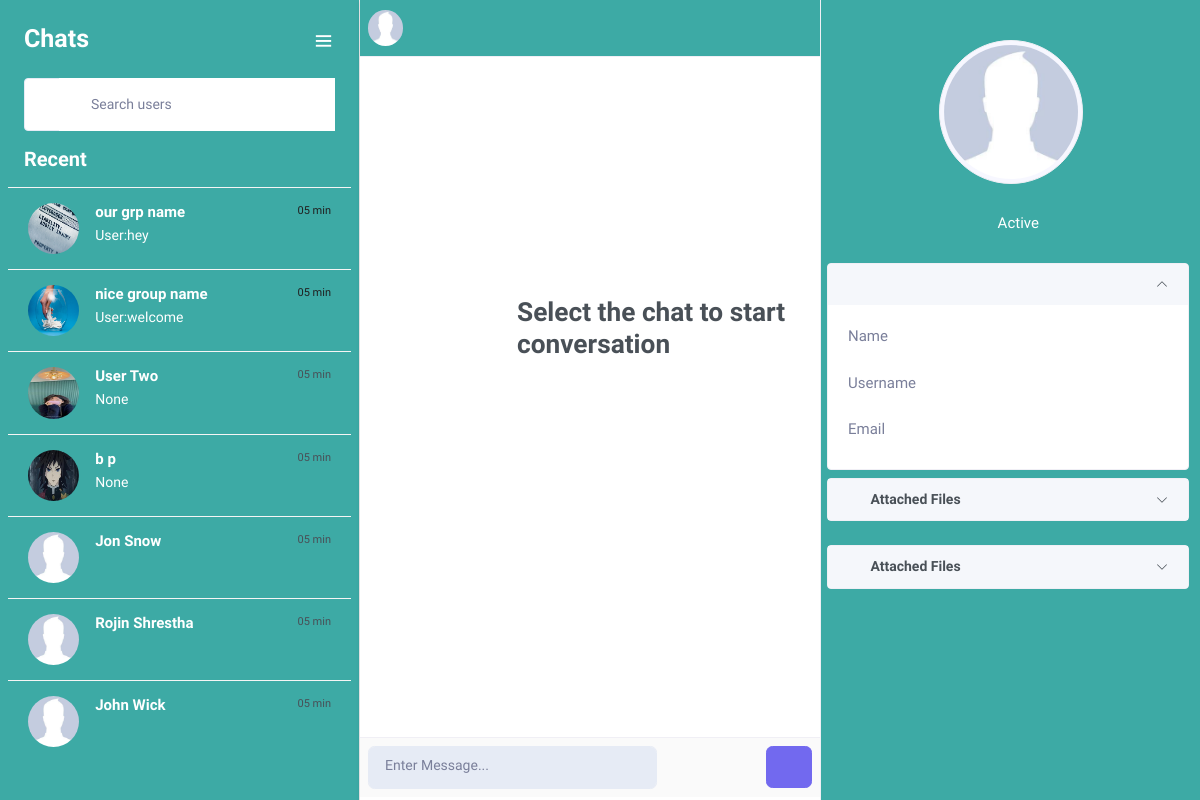
Before: /chat/ (signed in) with the older database file.
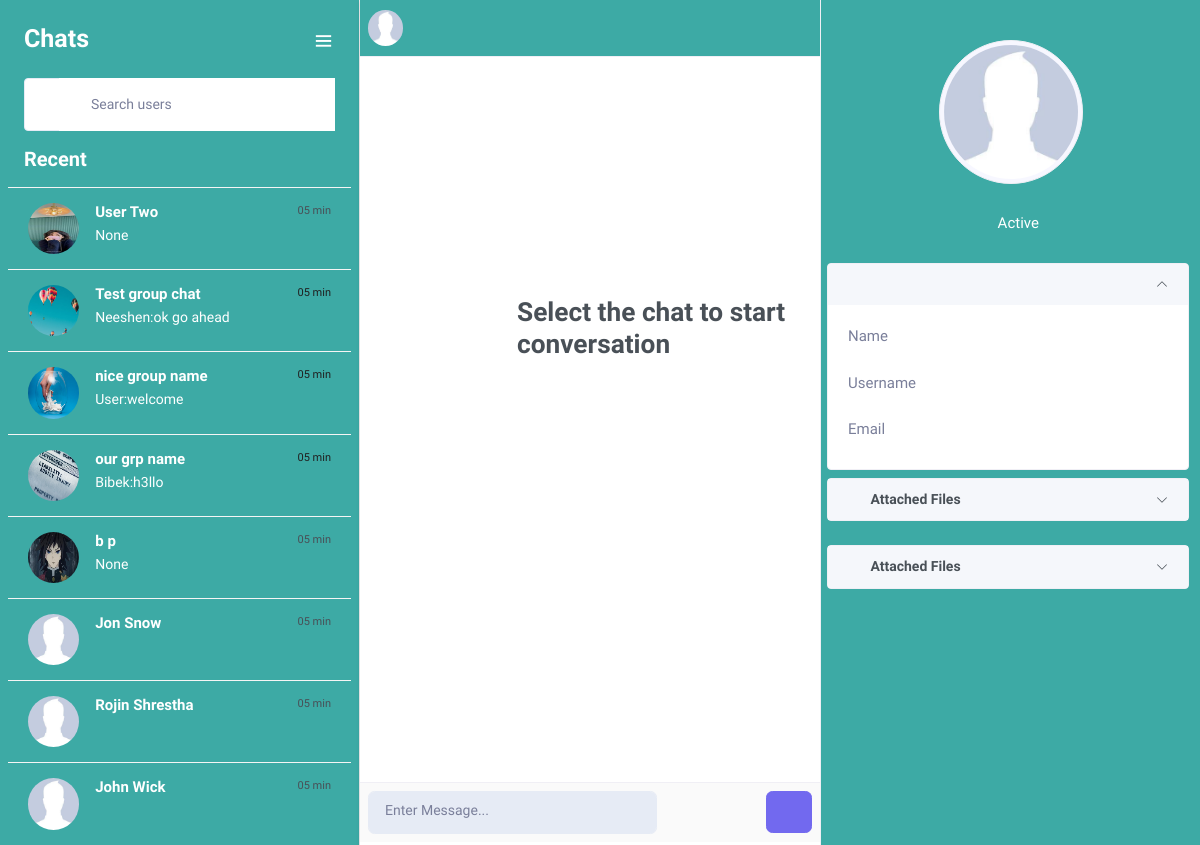
After: the same page with the newer database file.
### core/models.py (models this page shows, shortened)
class GroupChatThread(Group):
    group_name = models.CharField(max_length=100,null=True)
    admin = models.ForeignKey(settings.AUTH_USER_MODEL,null=True, on_delete=models.SET_NULL, related_name ='grpadmin')
    image = models.ImageField(default='group_photos/nouser.jpg',upload_to='group_photos')
    group_description = models.TextField(blank=True, help_text="description of the group")
    created_at = models.DateTimeField(auto_now_add=True,auto_now=False)
    updated_at = models.DateTimeField(auto_now=True)
    @property
    def latest_msg(self):
        try:
            msg = self.gc_message.all().last().content
            msg_sender = self.gc_message.all().last().sender.first_name
            return msg_sender+":"+msg
        except:
            msg = "No messages have been exchanged yet."
            return msg

class GroupChatMessage(models.Model):
    gc_thread = models.ForeignKey(GroupChatThread,on_delete=models.CASCADE,related_name='gc_message')
    sender = models.ForeignKey(settings.AUTH_USER_MODEL,on_delete=models.CASCADE,related_name='grp_sender')
    timestamp = models.DateTimeField(auto_now_add=True)
    message_type = models.CharField(max_length=50, blank=True, null= True, default='text')
    content = models.TextField(unique=False,blank=False)
    objects = GroupChatMessageManager()

class PrivateChatThread(models.Model):
    first_user = models.ForeignKey(settings.AUTH_USER_MODEL, on_delete=models.CASCADE, null=True, blank=True, related_name='thread_first_person')
    second_user = models.ForeignKey(settings.AUTH_USER_MODEL, on_delete=models.CASCADE, null=True,blank=True,related_name='other_user')
    connected_users = models.ManyToManyField(settings.AUTH_USER_MODEL,blank = True, related_name="private_connected_users")
    is_active = models.BooleanField(default=False)
    timestamp = models.DateTimeField(auto_now_add=True)
    updated_at = models.DateTimeField(auto_now = True)
    objects = PrivateChatManager()
    class Meta:
        unique_together = ['first_user','second_user']
    def last_msg(self):
        return self.private_message.all().last()

class PrivateChatMessage(models.Model):
    chat_thread = models.ForeignKey(PrivateChatThread, null=True,blank=True, on_delete=models.CASCADE,related_name="private_message")
    sender= models.ForeignKey(settings.AUTH_USER_MODEL, on_delete=models.CASCADE,related_name='msg_sender')
    message_content = models.TextField(unique=False,blank=False,null=True)
    message_type = models.CharField(max_length=50,null=True,blank=True)
    timestamp = models.DateTimeField(auto_now_add=True)
    objects = PrivateChatMessageManager()

### accounts/models.py (models this page shows, shortened)
class CustomUser(AbstractUser):
    email                   = models.EmailField(_('email address'), unique=True)
    username                = models.CharField(max_length=30, unique=True)
    date_joined				= models.DateTimeField(verbose_name='date joined', auto_now_add=True)
    last_login				= models.DateTimeField(verbose_name='last login', auto_now=True)
    is_admin				= models.BooleanField(default=False)
    is_active				= models.BooleanField(default=True)
    is_staff				= models.BooleanField(default=False)
    is_superuser			= models.BooleanField(default=False)
    profile_image			= models.ImageField(max_length=255, upload_to='user_photos', null=True, blank=True, default=DEFAULT)
    hide_email				= models.BooleanField(default=True)
    status                  = models.IntegerField(default=0)
    USERNAME_FIELD = 'email'
    REQUIRED_FIELDS = ['username','first_name','last_name']
    objects = CustomUserManager()
    def __str__(self):
        return self.username

### core/views.py (the view)
# urls.py: path('',views.chat_thread_view,name = 'conversation'),
@login_required
def chat_thread_view(request,*args,**kwargs):
    current_user = request.user
    group = None
    logged_user = CustomUser.objects.values(
        'id',
        'first_name',
        'last_name',
        'username',
        'profile_image',
    ).get(id = current_user.id)
    thread_id = request.GET.get('t_id')
    group_t_id = request.GET.get('gt_id')
    context = {}
    if group_t_id:
        try:
            group_thread = get_group_thread_or_error(group_t_id,current_user)
            context['gt_id'] = group_thread.id
        except ClientError as e:
            context['invalid_gt_id'] = e.message
    context['current_user'] = logged_user
    if thread_id:
        context['t_id'] = thread_id
    threads1 = PrivateChatThread.objects.filter(first_user = current_user, is_active = True)
    threads2 = PrivateChatThread.objects.filter(second_user = current_user, is_active = True)
    group_ids = current_user.groups.values_list('id')
    group_threads = GroupChatThread.objects.filter(id__in = group_ids)
    threads = sorted(chain(threads1, threads2,group_threads),key = attrgetter('updated_at'),reverse = True)
    thread_users_id = []
    for thread in threads:
        if hasattr(thread,'first_user') or hasattr(thread,'second_user'):
            if thread.first_user == current_user:
                friend = thread.second_user
            else:
                friend = thread.first_user
            thread_users_id.append(friend.id)
            friend_list = FriendList.objects.get(user = current_user)
            if not friend_list.is_mutual_friend(friend):
                private_chat = PrivateChatThread.objects.create_room_if_none(current_user,friend)
                private_chat.is_active = False
                private_chat.save()
        else:
            group = thread
    keys = []
    for id in thread_users_id:
        target_user = CustomUser.objects.get(pk = id)
        sh_key = generate_shared_keys(current_user,target_user)
        sh_key = json.loads(sh_key)
        keys.append(sh_key['final_shared_key'])
    context['keys'] = keys
    context['chat_threads'] = threads
    context['thread_id'] = thread_id
    return render(request,"core/index.html",context)

### core/DoubleDiffie.py (called while the page is built)
    @staticmethod
    def generate_second_public_key_static(second_private_key_str,first_shared_key) -> str:
        second_generator = 3
        second_private_key = int(second_private_key_str,base = 16)
        second_public_key = pow(second_generator,second_private_key, first_shared_key)
        return hex(second_public_key)[2:]

    @staticmethod
    def is_valid_public_key_static(
        local_private_key_str: str, remote_public_key_str: str, prime: int
    ) -> bool:
        l = local_private_key_str
        p = remote_public_key_str
        if 2 <= remote_public_key_str and remote_public_key_str <= prime - 2:
            if pow(remote_public_key_str, (prime - 1) // 2, prime) == 1:
                return True
        return False

### friends/models.py (called while the page is built)
    def is_mutual_friend(self, friend):
        if friend in self.friends.all():
            return True
        else:
            return False

### core/templates/core/index.html (shortened to what the changed rows need)
<!doctype html>
{% load static %}
<html lang="en">
<head>
        <link rel="stylesheet" href="{% static 'css/searchuser.css' %}">
        <link href="{% static 'assets/libs/magnific-popup/magnific-popup.css' %}" rel="stylesheet" type="text/css" />
        <link href='https://unpkg.com/boxicons@2.0.7/css/boxicons.min.css' rel='stylesheet'>
        <link rel="stylesheet" href="{% static 'assets/libs/owl.carousel/assets/owl.carousel.min.css' %} ">
        <link rel="stylesheet" href="{% static 'assets/libs/owl.carousel/assets/owl.theme.default.min.css' %}">
        <link href="{% static 'assets/css/bootstrap.min.css' %}" id="bootstrap-style" rel="stylesheet" type="text/css" />
        <link href="{% static 'assets/css/icons.min.css' %}" rel="stylesheet" type="text/css" />
        <link href="{% static 'assets/css/app.min.css' %}" id="app-style" rel="stylesheet" type="text/css" />
        <link rel="stylesheet" href="{% static 'package/css/lightgallery-bundle.css' %}" />
        <link rel="stylesheet" href="https://cdnjs.cloudflare.com/ajax/libs/highlight.js/10.2.0/styles/default.min.css" />
    </head>
    <body>
        <div style="background-color: var(--themecolor);" class="layout-wrapper d-lg-flex">
            <div class="chat-leftsidebar">
                <div class="tab-content">
                    <div class="tab-pane fade show active" id="pills-chat" role="tabpanel" aria-labelledby="pills-chat-tab">
                        <div>
                            <div id="contact-list" class="px-2">
                                <h5 class="mb-3 px-3 text-white font-size-20">Recent</h5>
                                <div class="chat-message-list" data-simplebar>
                                    <ul class="list-unstyled chat-list chat-user-list" id="contact_list_ul">
                                        {% if chat_threads %}
                                        {% for thread in chat_threads %}
                                        {% if thread.first_user or thread.second_user  %}
                                            {% if thread.first_user == request.user %}
                                            <li class="myclass">
                                                <a onclick="onSelectFriend('{{thread.second_user.id}}',this);" data-threadType="private-thread" data-userId="{{thread.second_user.id}}" id="id_friend_list_{{thread.second_user.id}}">
                                                    <div class="d-flex">
                                                        <div class="chat-user-img online align-self-center me-3 ms-0">
                                                            <img id="id_friend_img_{{thread.second_user.id}}" src="{{thread.second_user.profile_image.url}}" class="rounded-circle avatar-sm" alt="">
                                                        </div>
                                                        <div class="flex-1 overflow-hidden">
                                                            <h5 class="text-truncate text-white font-size-15 mb-1">{{thread.second_user.first_name}} {{thread.second_user.last_name}}</h5>
                                                            <p class="chat-user-message pvt-chat-message-list text-white text-truncate mb-0" msgid="{{thread.last_msg.id}}">{{thread.last_msg.message_content}}</p>
                                                        </div>
                                                        <div class="font-size-11">05 min</div>
                                                    </div>
                                                </a>
                                            </li>
                                            {% endif %}
                                        {% else %}
                                        <li class="myclass">
                                            <a onclick="onSelectGroup('{{thread.id}}',this);" data-threadType="group-thread" class="myclass" data-userId="{{thread.id}}" id="id_friend_list_{{thread.id}}">
                                                <div class="d-flex">
                                                    <div class="chat-user-img online align-self-center me-3 ms-0">
                                                        <img id="id_friend_img_{{thread.id}}" src="{{thread.image.url}}" class="rounded-circle avatar-sm" alt="">
                                                    </div>
                                                    <div class="flex-1 overflow-hidden">
                                                        <h5 class="text-truncate text-white font-size-15 mb-1">{{thread.group_name}}</h5>
                                                        <p class="chat-user-message text-white text-truncate mb-0">{{thread.latest_msg}}</p>
                                                    </div>
                                                    <div class="font-size-11">05 min</div>
                                                </div>
                                            </a>
                                        </li>
                                        {% endif %}
                                        {% endfor %}
                                        {% endif %}
                                    </ul>
                                </div>
                            </div>
                        </div>
                    </div>
                </div>
            </div>
    </body>
</html>

Changed rows visible on the page:
changed PrivateChatThread "User": moves up the list
added GroupChatThread: image (picture), group_name "Test group chat", latest_msg "Neeshen:ok go ahead"
changed GroupChatThread "nice group name": moves down the list
changed GroupChatThread "our grp name": latest_msg "User:hey" → "Bibek:h3llo"
